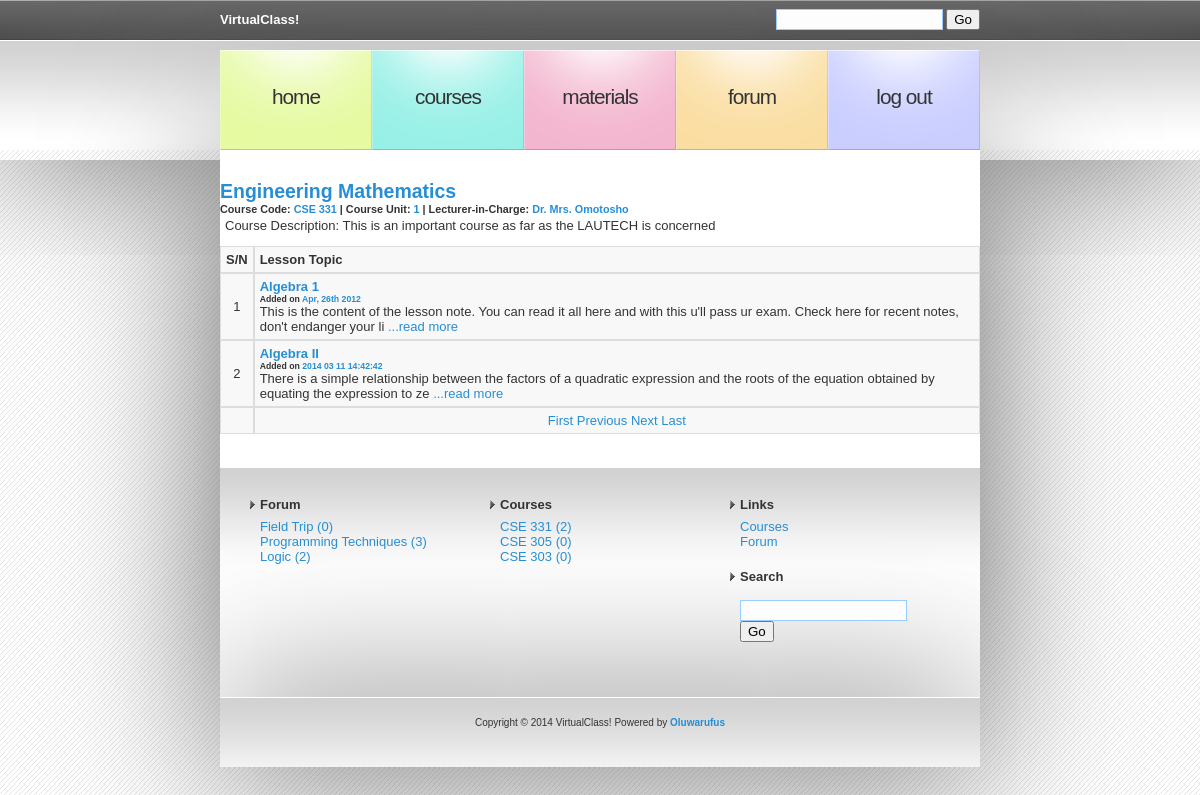
The app's page /crs_lessons.php?crs=1 (signed in) with its own data.
### tables this page shows
CREATE TABLE IF NOT EXISTS `course_tbl` (
  `id_crs` int(11) NOT NULL AUTO_INCREMENT,
  `title_crs` varchar(255) NOT NULL,
  `code_crs` varchar(255) NOT NULL,
  `unit_crs` int(11) NOT NULL,
  `lect_inc_id` varchar(255) NOT NULL,
  `desc_crs` varchar(255) NOT NULL,
  `app_level_crs` varchar(20) NOT NULL,
  PRIMARY KEY (`id_crs`)
);

CREATE TABLE IF NOT EXISTS `lecturer_tbl` (
  `id_lect` int(11) NOT NULL AUTO_INCREMENT,
  `name_lect` varchar(255) NOT NULL,
  `passwrd_lect` varchar(255) NOT NULL,
  `course_taken_lect` varchar(255) NOT NULL,
  `email_lect` varchar(255) NOT NULL,
  `dept_lect` varchar(50) NOT NULL,
  `faclty_lect` varchar(25) NOT NULL,
  PRIMARY KEY (`id_lect`)
);

CREATE TABLE IF NOT EXISTS `lesson_tbl` (
  `id_lssn` int(11) NOT NULL AUTO_INCREMENT,
  `title_lssn` varchar(255) NOT NULL,
  `content_lssn` text NOT NULL,
  `course_id_lssn` varchar(255) NOT NULL,
  `lecturer_id_lssn` varchar(255) NOT NULL,
  `date_added_lssn` varchar(255) NOT NULL,
  PRIMARY KEY (`id_lssn`)
);

CREATE TABLE IF NOT EXISTS `blg_topic_tbl` (
  `id_top` int(11) NOT NULL AUTO_INCREMENT,
  `id_usr_top` int(11) NOT NULL,
  `title_top` varchar(100) NOT NULL DEFAULT '',
  `desc_top` text NOT NULL,
  `date_top` varchar(50) NOT NULL,
  PRIMARY KEY (`id_top`)
);

### Connections/mycxn.php (called while the page is built, shortened)
<?php
$hostname_mycxn = "127.0.0.1";
$username_mycxn = "root";
$password_mycxn = "";
$mycxn = mysql_pconnect($hostname_mycxn, $username_mycxn, $password_mycxn) or trigger_error(mysql_error(),E_USER_ERROR);
if (!function_exists("GetSQLValueString")) {
function GetSQLValueString($theValue, $theType, $theDefinedValue = "", $theNotDefinedValue = "")
{
  $theValue = function_exists("mysql_real_escape_string") ? mysql_real_escape_string($theValue) : mysql_escape_string($theValue);
  switch ($theType) {
    case "text":
      $theValue = ($theValue != "") ? "'" . $theValue . "'" : "NULL";
      break;
    case "long":
    case "int":
      $theValue = ($theValue != "") ? intval($theValue) : "NULL";
      break;
  }
  return $theValue;
}
}
if (isset($_SESSION['lvl']) || isset($_SESSION['usr_lct'])) {
$q_subj= @sprintf("SELECT id_crs,code_crs,title_crs FROM course_tbl WHERE app_level_crs = %s OR lect_inc_id = %s", GetSQLValueString($_SESSION['lvl'], "text"), GetSQLValueString($_SESSION['usr_lct'], "text"));
			$q_subj = mysql_query($q_subj)or die(mysql_error());
			$r_subj = mysql_fetch_array($q_subj);
		$query_forum = "SELECT * FROM blg_topic_tbl ORDER BY date_top DESC";
		$rs_forum = mysql_query($query_forum, $mycxn) or die(mysql_error());
}
?>

### crs_lessons.php (the view, shortened to what this page needs)
<?php require_once('Connections/mycxn.php');
$currentPage = $_SERVER["PHP_SELF"];
$maxRows_rs_lessons = 10;
$pageNum_rs_lessons = 0;
$startRow_rs_lessons = $pageNum_rs_lessons * $maxRows_rs_lessons;
$colname_rs_lessons = "-1";
if (isset($_GET['crs'])) {
  $colname_rs_lessons = $_GET['crs'];
}
$query_rs_lessons = sprintf("SELECT * FROM lesson_tbl WHERE course_id_lssn = %s ORDER BY date_added_lssn DESC", GetSQLValueString($colname_rs_lessons, "int"));
$query_limit_rs_lessons = sprintf("%s LIMIT %d, %d", $query_rs_lessons, $startRow_rs_lessons, $maxRows_rs_lessons);
$rs_lessons = mysql_query($query_limit_rs_lessons, $mycxn) or die(mysql_error());
$row_rs_lessons = mysql_fetch_assoc($rs_lessons);
if (isset($_GET['totalRows_rs_lessons'])) {
  $totalRows_rs_lessons = $_GET['totalRows_rs_lessons'];
} else {
  $all_rs_lessons = mysql_query($query_rs_lessons);
  $totalRows_rs_lessons = mysql_num_rows($all_rs_lessons);
}
$totalPages_rs_lessons = ceil($totalRows_rs_lessons/$maxRows_rs_lessons)-1;
?>
<?php
$queryString_rs_lessons = "";
if (!empty($_SERVER['QUERY_STRING'])) {
  $params = explode("&", $_SERVER['QUERY_STRING']);
  $newParams = array();
  foreach ($params as $param) {
    if (stristr($param, "pageNum_rs_lessons") == false &&
        stristr($param, "totalRows_rs_lessons") == false) {
      array_push($newParams, $param);
    }
  }
  if (count($newParams) != 0) {
    $queryString_rs_lessons = "&" . htmlentities(implode("&", $newParams));
  }
}
$queryString_rs_lessons = sprintf("&totalRows_rs_lessons=%d%s", $totalRows_rs_lessons, $queryString_rs_lessons);
?>
<!DOCTYPE html PUBLIC "-//W3C//DTD XHTML 1.0 Strict//EN" "http://www.w3.org/TR/xhtml1/DTD/xhtml1-strict.dtd">
<html xmlns="http://www.w3.org/1999/xhtml">
<head>
<link href="images/default.css" rel="stylesheet" type="text/css" />
</head>
<body>
<?php include('Connections/header_menu.inc'); ?>
<div id="content">
  <div id="colOne">
  <?php $q_crs= sprintf("SELECT lect_inc_id, id_crs, code_crs, desc_crs, unit_crs, title_crs FROM course_tbl WHERE id_crs = %s", GetSQLValueString($_GET['crs'], "text"));
			$r_crs = mysql_query($q_crs)or die(mysql_error()); $r_crs = mysql_fetch_array($r_crs); ?>
  <?php $q_lect= sprintf("SELECT name_lect FROM lecturer_tbl WHERE id_lect = %s", GetSQLValueString($r_crs['lect_inc_id'], "text"));
			$r_lect = mysql_query($q_lect)or die(mysql_error());
			$r_lect = mysql_fetch_array($r_lect); ?>
  <h2 class="title"><a href="crs_lessons.php?crs=<?php echo $_GET['crs']; ?>"><?php echo $r_crs['title_crs']; ?></a></h2>
      <h5 class="posted">Course Code: <a href="#"><?php echo $r_crs['code_crs']; ?></a>  |  Course Unit: <a href="#"><?php echo $r_crs['unit_crs']; ?></a>  |  Lecturer-in-Charge: <a href="#"><?php echo $r_lect['name_lect']; ?></a></h5>
    <div style="clear: both; height: 3px;"></div>
    <p>Course Description: <?php echo $r_crs['desc_crs']; ?></p>
    <p>
      <?php if ($totalRows_rs_lessons > 0) {  ?>
<table width="100%" border="0" cellpadding="0" cellspacing="0">
  <tr>
    <th>S/N</th>
    <th align="left">Lesson Topic</th>
  </tr>
  <?php $i=1; do { ?>
    <tr>
      <td align="center"><?php echo $i++; ?></td>
      <td><a href="view_lesson.php?lssn=<?php echo $row_rs_lessons['id_lssn']; ?>"><strong><?php echo $row_rs_lessons['title_lssn']; ?></strong></a>
        <h6>Added on <a href="#"><?php echo $row_rs_lessons['date_added_lssn']; ?></a></h6>
		<?php echo substr($row_rs_lessons['content_lssn'], 0, 150); ?> <a href="view_lesson.php?lssn=<?php echo $row_rs_lessons['id_lssn']; ?>">...read more</a></td>
    </tr>
    <?php } while ($row_rs_lessons = mysql_fetch_assoc($rs_lessons)); ?>
  <tr>
    <td align="right"></td>
    <td align="center"><a href="<?php printf("%s?pageNum_rs_lessons=%d%s", $currentPage, 0, $queryString_rs_lessons); ?>">First</a>   <a href="<?php printf("%s?pageNum_rs_lessons=%d%s", $currentPage, max(0, $pageNum_rs_lessons - 1), $queryString_rs_lessons); ?>">Previous</a>  <a href="<?php printf("%s?pageNum_rs_lessons=%d%s", $currentPage, min($totalPages_rs_lessons, $pageNum_rs_lessons + 1), $queryString_rs_lessons); ?>">Next</a>    <a href="<?php printf("%s?pageNum_rs_lessons=%d%s", $currentPage, $totalPages_rs_lessons, $queryString_rs_lessons); ?>">Last</a></td>
  </tr>
</table>
<?php } else echo "<strong>OOPS!!! </strong>No lecture has been added to this course yet. Kindly check back later. Thanks";  ?>
</p>
  </div>
  <?php include('Connections/footer_menu.inc'); ?>
</body>
</html>

### Connections/footer_menu.inc
<div id="colTwo">
    <ul>
      <li>
        <h2>Forum</h2>
        <ul>
        <?php while ($array_forum = mysql_fetch_assoc($rs_forum)) { ?>
          <li><a href="view_post.php?id=<?php echo $array_forum['id_top']; ?>"><?php echo substr($array_forum['title_top'], 0, 25);
			$q_cnt= sprintf("SELECT * FROM blg_comment_tbl WHERE idart_com = %s", GetSQLValueString($array_forum['id_top'], "text"));	mysql_select_db($database_mycxn, $mycxn); $q_cnt = mysql_query($q_cnt, $mycxn)or die(mysql_error());
			echo " (".mysql_num_rows($q_cnt).")";  ?></a></li>	<?php } ;  ?>
        </ul>
      </li>
      <li>
        <h2>Courses</h2>
        <ul>
        <?php
		 do { ?>
          <li><a href="crs_lessons.php?crs=<?php echo $r_subj['id_crs']; ?>"><?php echo $r_subj['code_crs']; ?>
          <?php  $q_count= sprintf("SELECT * FROM lesson_tbl WHERE course_id_lssn = %s", GetSQLValueString($r_subj['id_crs'], "text")); mysql_select_db($database_mycxn, $mycxn);
			$q_count = mysql_query($q_count, $mycxn)or die(mysql_error());
			echo "(".mysql_num_rows($q_count).")"; ?></a>
          </li>
		 <?php } while ($r_subj = mysql_fetch_assoc($q_subj));  ?>
        </ul>
      </li>
      <li>
        <h2>Links</h2>
  	<ul>
    	<li><a href="courses.php">Courses</a></li>
    	<li><a href="forum.php">Forum</a></li>
  	</ul>
      </li>
      <li>
        <h2>Search</h2>
        <form method="get" action="#">
          <div>
            <input type="text" id="textfield1" name="textfield1" value="" size="18" />
            <input type="submit" id="submit1" name="submit1" value="Go" />
          </div>
        </form>
      </li>
    </ul>
    <div style="clear: both;">&nbsp;</div>
  </div>
  </div>
<div id="footer">
  <p>Copyright &copy; 2014 VirtualClass! Powered by <a href="http://www.oluwarufus.com/"><strong>Oluwarufus</strong></a></p>
</div>

### images/default.css (style rules this page uses)
body { margin: 0; padding: 0; font: normal small "Trebuchet MS", Arial, Helvetica, sans-serif; color: #333; background-image: url(bgcode.gif); }
h1, h2, h3, h4, h5, h6, form { margin: 0; padding: 0; }
p, ul, ol, blockquote { margin-top: 0; }
p { padding-left:5px; padding-right: 5px; }
a { color: #268ED4; text-decoration: none; }
#content { width: 760px; margin: 0 auto; padding: 20px 0 0 0; background-color:#fff; box-shadow: #666 0px 0px 150px; }
#colOne { padding-bottom: 20px; }
#colTwo { padding: 20px; background: url(img02.gif) repeat-x; }
#colTwo ul { margin: 0; padding: 0; list-style: none; }
#colTwo li, #colTwo form { padding: 10px; }
#colTwo li { display: block; float: left; width: 220px; }
#colTwo li li { display: list-item; float: none; padding: 0 0 0 10px; }
#colTwo h2 { margin: 0 0 .5em 0; padding: 0 0 0 10px; background: url(img15.gif) no-repeat left center; font-size: 1em; }
#footer { width: 720px; height: 30px; padding: 20px; background: url(img02.gif) repeat-x; margin-top: 0; margin-right: auto; margin-bottom: 0; margin-left: auto; box-shadow: #666 0px 0px 150px; }
#footer p { text-align: center; font-size: x-small; }
input[type="text"],input[type="password"] { border:1px solid #9CF; padding:2px; background-color:#fdfdfd; }
table { background-color:#f8f8f8; }
td, th { border: 1px solid #dddddd; padding:5px }

### records on screen
course_tbl: title_crs "Engineering Mathematics", code_crs "CSE 331", unit_crs "1", desc_crs "This is an important course as far as the LAUTECH is concerned", mysql_num_rows($q_count) "2"
lecturer_tbl: name_lect "Dr. Mrs. Omotosho"
lesson_tbl: title_lssn "Algebra 1", date_added_lssn "Apr, 26th 2012", content_lssn "This is the content of the lesson note. You can read it all here and with this u'll pass ur exam. Check here for recent notes, don't endanger your li"
lesson_tbl: title_lssn "Algebra II", date_added_lssn "2014 03 11 14:42:42", content_lssn "There is a simple relationship between the factors of a quadratic expression and the roots of the equation obtained by equating the expression to ze"
blg_topic_tbl: title_top "Field Trip", mysql_num_rows($q_cnt) "0"
blg_topic_tbl: title_top "Programming Techniques", mysql_num_rows($q_cnt) "3"
blg_topic_tbl: title_top "Logic", mysql_num_rows($q_cnt) "2"
course_tbl: code_crs "CSE 305", mysql_num_rows($q_count) "0"
course_tbl: code_crs "CSE 303", mysql_num_rows($q_count) "0"
